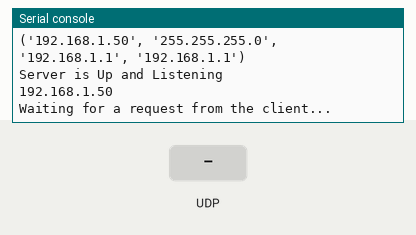
This program was run on a simulated Raspberry Pi Pico running MicroPython. Parts: the last lines printed to the serial console. The inputs (shaded band) are chosen by the test bench. WiFi joins after 1.5 s; values from a settings file that is not in the repository are placeholders.

Above: at 3.2 s.
3.3 s: UDP packet "1" arrives
At 4.1 s:
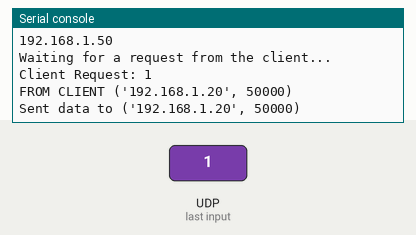
4.8 s: UDP packet "on" arrives
At 5.4 s:
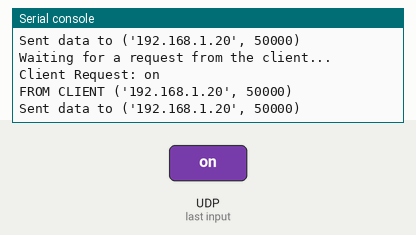
6.3 s: UDP packet "off" arrives
At 8.6 s:
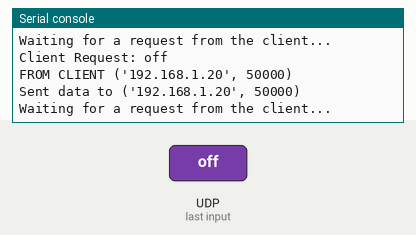

The program:

PW_110_WiFi_C_S.py
```python
'''PW 110
send and receive data between the Raspberry Pi Pico W, and your PC. We will be running python on the PC, and we will exchange data using the UDP protocol. UDP is simple, and a very reliable way to send data packets back and forth. In this example, we will be demonstrating a simple Client Server relationship between the Pi Pico and PC using UDP over WiFi.

In this lesson, we will just be showing simple exchange of data,
'''
import network
import usocket as socket
import secrets
import time
###server on pico
wlan = network.WLAN(network.STA_IF)
wlan.active(True)
wlan.connect(secrets.ssid_condo,secrets.password_condo)

# Wait for connection
while not wlan.isconnected():
    time.sleep(1)
print("Connection Completed")
print('WiFi connected')
print(wlan.ifconfig())

# Set up UDP server
server_socket = socket.socket(socket.AF_INET, socket.SOCK_DGRAM)
server_socket.bind((wlan.ifconfig()[0], 12345))
print("Server is Up and Listening")
print(wlan.ifconfig()[0])

while True:
    print('Waiting for a request from the client...')
    # Receive request from client
    request, client_address = server_socket.recvfrom(1024)
    print("Client Request:",request.decode())
    print("FROM CLIENT",client_address)

    # String to send
    data = "225,128,64"

    # Send data to client
    server_socket.sendto(data.encode(), client_address)
    print(f'Sent data to {client_address}')

    # Optional: Pause for a short period to prevent overwhelming the client
    time.sleep(1)

####~~~~~~~~PC side _ the client
# import socket
# import time


# # Set up UDP client
# client_socket = socket.socket(socket.AF_INET, socket.SOCK_DGRAM)
# server_address = ('192.168.1.223', 12345)  # Adjust IP address and port as needed

# while True:
#     # Send request to the server
#     request_message = "SEND DATA"
#     client_socket.sendto(request_message.encode(), server_address)

#     # Receive data from the server
#     data, addr = client_socket.recvfrom(1024)
#     print('Received data:', data.decode())

#     # Send acknowledgment back to server
#     #ack_message = "Data received successfully"
#     #client_socket.sendto(ack_message.encode(), addr)

#     # Wait for 10 seconds before next request
#     time.sleep(10)
```

Measured:
- after the input at 3.3 s, the serial console: prints a new line at once (image 1)
- after the input at 4.8 s, the serial console: prints a new line at once (image 2)
- after the input at 6.3 s, the serial console: prints a new line at once (image 3)
